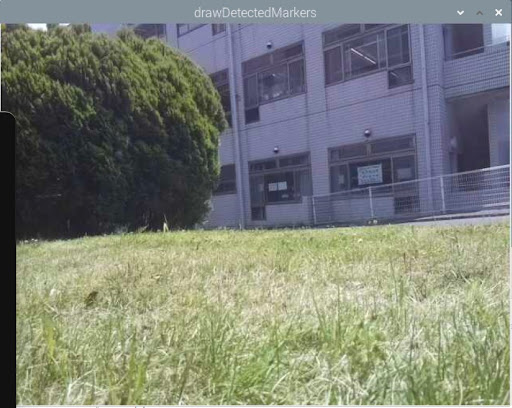
#> input picture img_data/img_train_RPC.jpg, 512 x 408 px, found by its file name
$ python edge_recognition.py
#> lines starting #> are read from the running program, lines starting #| are printed output that depends on the picture; after the words box and inside, x2 and y2 are one past the last pixel; in counts of white or black regions, pixels touching at a corner belong together
import cv2 as cv
dirname="img_data/data_old"
filename="img_train_RPC.jpg"
path=dirname+"/"+filename
img = cv.imread(path)
#> img is the input picture: shape (408, 512, 3); mean B, G, R 117.2, 127.3, 122.9
img_gray = cv.cvtColor(img, cv.COLOR_BGR2GRAY)
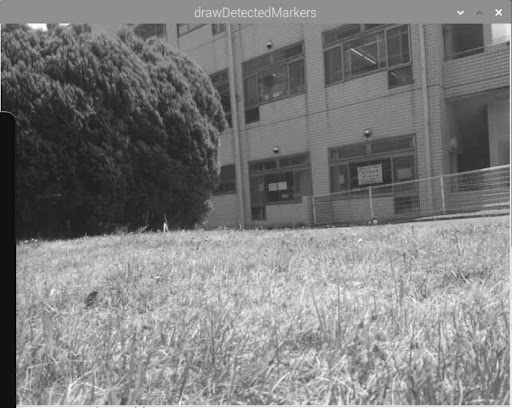
#> img_gray: shape (408, 512); min 0, max 255, mean 124.8
gray=cv.Canny(img_gray,100,150)
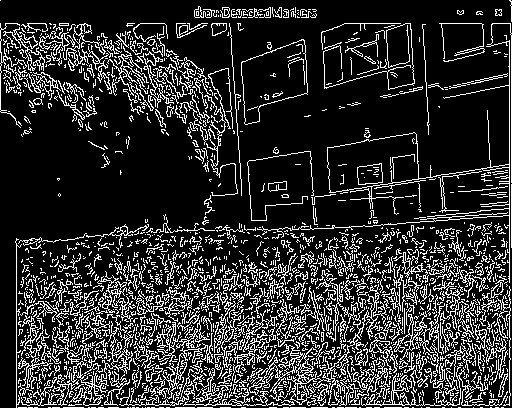
#> gray: shape (408, 512); 18.4% white in thin lines or dots
print(path[:-4])
cv.imwrite(path[:-4]+"_edge.jpg",gray)

$ run again, with img_data/img_1.jpg copied over img_data/img_train_RPC.jpg
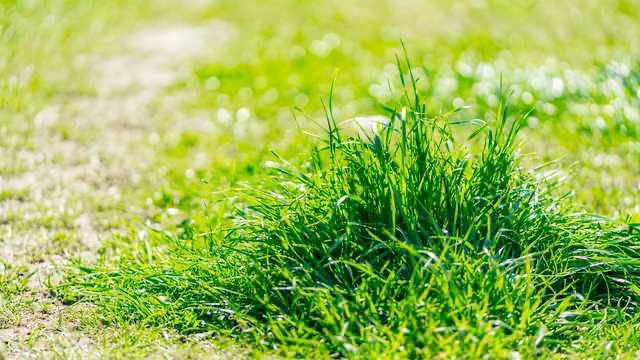
#> input picture img_data/img_1.jpg, 640 x 360 px, found by its file name
#> img is the input picture: shape (360, 640, 3); mean B, G, R 85.5, 185.3, 153.6
#> `img_gray = cv.cvtColor(img, cv.COLOR_BGR2GRAY)`:
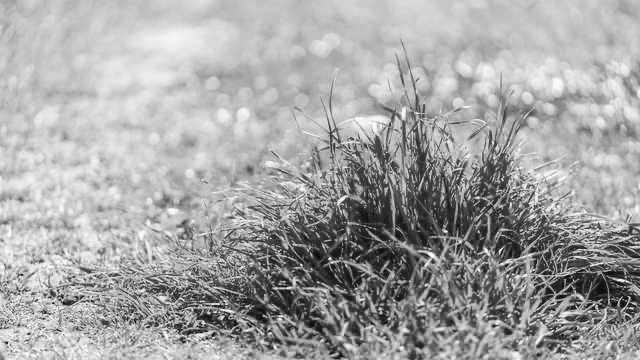
#> img_gray: shape (360, 640); min 3, max 254, mean 164.5
#> `gray=cv.Canny(img_gray,100,150)`:
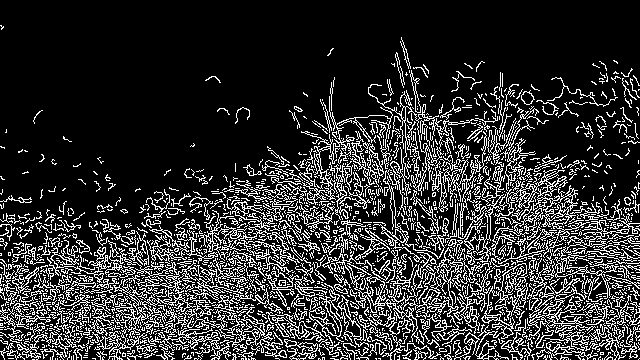
#> gray: shape (360, 640); 19.2% white in thin lines or dots

$ run again, with img_data/img_2.jpg copied over img_data/img_train_RPC.jpg
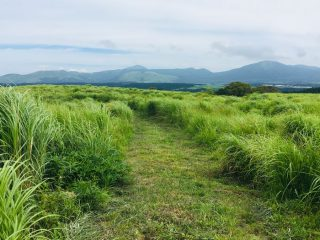
#> input picture img_data/img_2.jpg, 320 x 240 px, found by its file name
#> img is the input picture: shape (240, 320, 3); mean B, G, R 112.2, 152.1, 129.7
#> `img_gray = cv.cvtColor(img, cv.COLOR_BGR2GRAY)`:
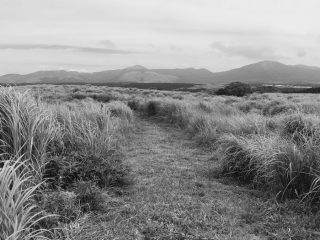
#> img_gray: shape (240, 320); min 7, max 236, mean 140.8
#> `gray=cv.Canny(img_gray,100,150)`:
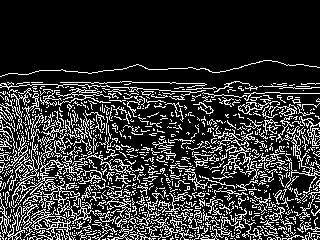
#> gray: shape (240, 320); 20% white in thin lines or dots, all inside (x1, y1, x2, y2) = (0, 60, 320, 240)
